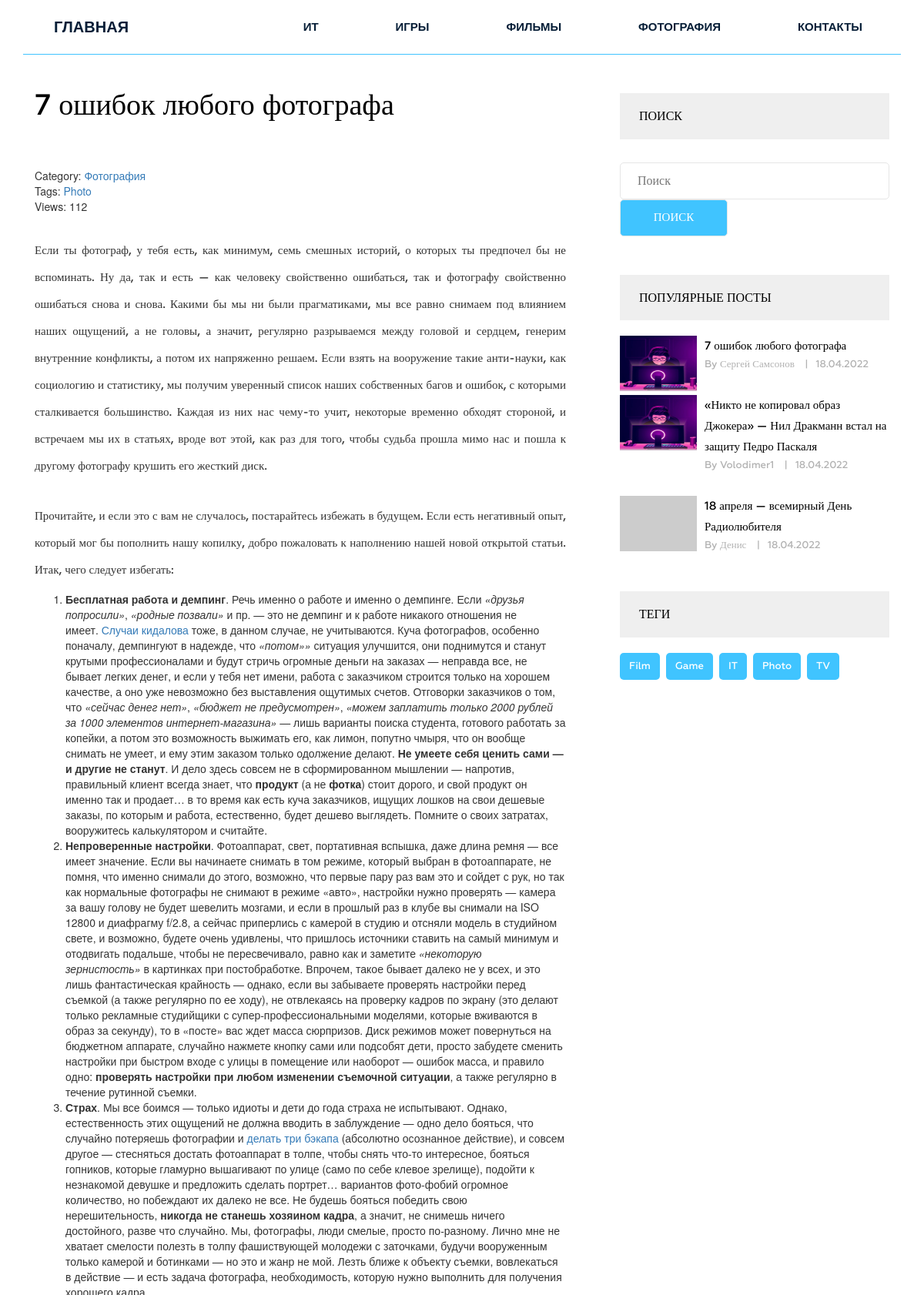
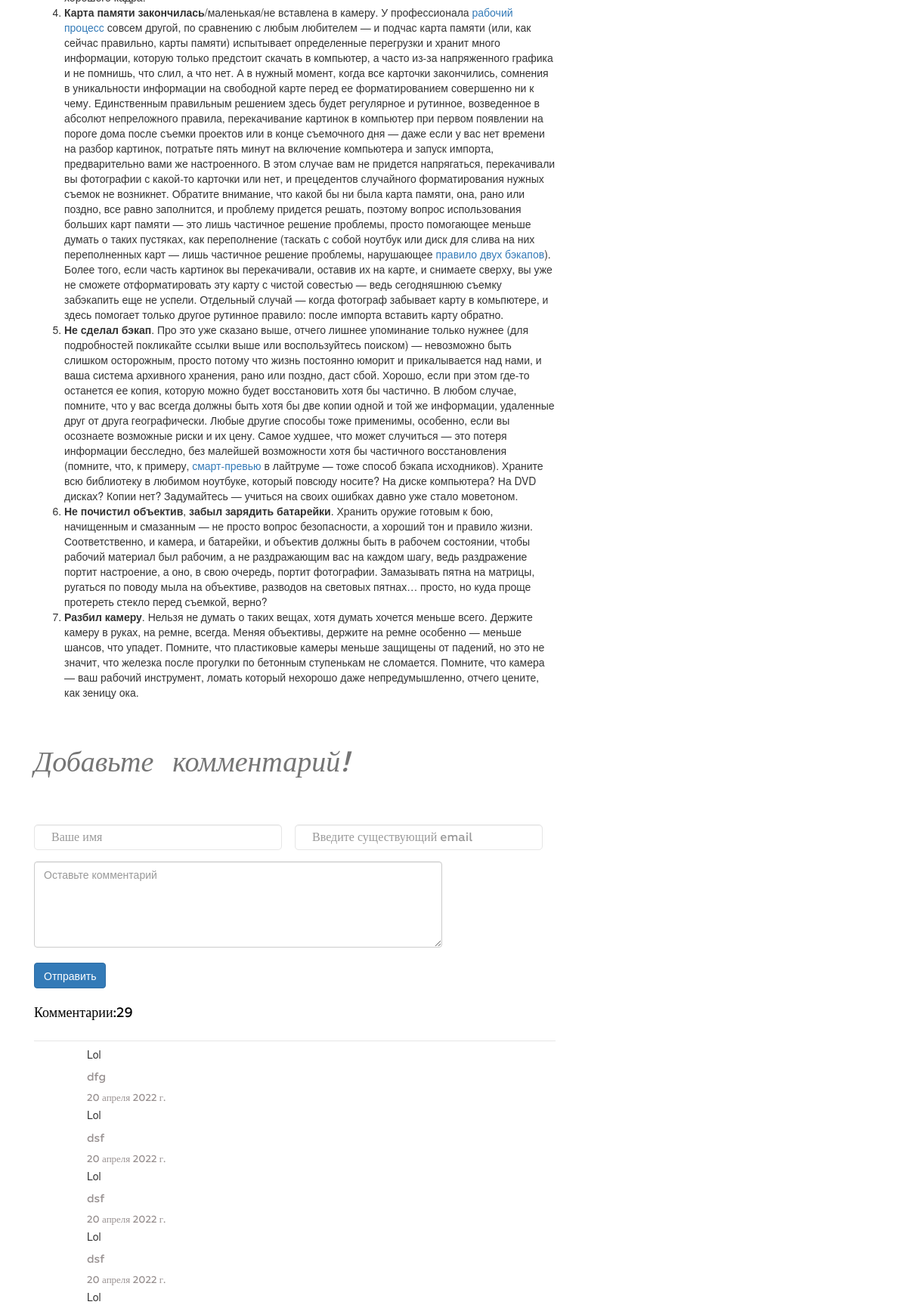
The app's page /post/7-oshibok-lyubogo-fotografa/ (upper part) with its own data (2 pictures, top to bottom).
### blog/models.py (models this page shows, shortened)
class Category(models.Model):
    title = models.CharField(max_length=255)
    slug = models.SlugField(max_length=255, verbose_name='url', unique=True)
    def __str__(self):
        return self.title
    def get_absolute_url(self):
        return reverse('category', kwargs={"slug": self.slug})
    class Meta:
        verbose_name = 'Категория(ю)'
        verbose_name_plural = 'Категории'
        ordering = ['title']

class Post(models.Model):
    title = models.CharField(max_length=255)
    slug = models.SlugField(max_length=255, verbose_name='url', unique=True)
    author = models.CharField(max_length=255)
    content = models.TextField(blank=True)
    created_at = models.DateTimeField(auto_now_add=True, verbose_name='Опубликовано')
    photo = models.ImageField(upload_to='photos/%Y/%m/%d', blank=True)
    views = models.IntegerField(default=0, verbose_name='Кол-во просмотров')
    category = models.ForeignKey(Category, on_delete=models.PROTECT, related_name='posts')
    tags = models.ManyToManyField(Tag, blank=True, related_name='posts')
    def get_absolute_url(self):
        return reverse('post', kwargs={"slug": self.slug})
    class Meta:
        verbose_name = 'Статья(ю)'
        verbose_name_plural = 'Статьи'
        ordering = ['-created_at']

class Tag(models.Model):
    title = models.CharField(max_length=50)
    slug = models.SlugField(max_length=50, verbose_name='url', unique=True)
    class Meta:
        verbose_name = 'Тег'
        verbose_name_plural = 'Теги'
        ordering = ['title']
    def get_absolute_url(self):
        return reverse('tag', kwargs={"slug": self.slug})

class Comment(models.Model):
    author = models.CharField(max_length=60)
    body = models.TextField()
    email = models.EmailField()
    created_on = models.DateTimeField(auto_now_add=True)
    post = models.ForeignKey('Post', on_delete=models.CASCADE, related_name='comments')

### blog/views.py (the view, shortened to what this page needs)
# urls.py: path('post/<str:slug>/', GetPost.as_view(), name='post'),
class GetPost(FormMixin, DetailView):
    model = Post
    template_name = 'blog/single.html'
    context_object_name = 'post'
    form_class = CommentForm
    def get_context_data(self, *, object_list=None, **kwargs):
        context = super().get_context_data(**kwargs)
        self.object.views = F('views') + 1
        self.object.save()
        self.object.refresh_from_db()
        return context
    def post(self, request, *args, **kwargs):
        form = self.get_form()
        form = self.get_form()
        if form.is_valid():
            return self.form_valid(form)
        else:
            return self.form_invalid(form)

### blog/forms.py
class CommentForm(forms.Form):
    author = forms.CharField(
        max_length=60,
        widget=forms.TextInput(attrs={
            "class": "form-control",
            "placeholder": "Ваше имя"
        })
    )
    body = forms.CharField(widget=forms.Textarea(
        attrs={
            'rows': 5,
            'cols': 10,
            "class": "form-control",
            "placeholder": "Оставьте комментарий"
        })
    )
    email = forms.EmailField(widget=forms.EmailInput(
        attrs={
            "class": "form-control",
            "placeholder": "Введите существующий email"
        })
    )

### blog/templatetags/menu.py (called while the page is built)
@register.inclusion_tag('blog/menu_tpl.html')
def show_menu(menu_class='menu'):
    categories = Category.objects.all()
    return {"categories": categories, "menu_class": menu_class}

### blog/templatetags/sidebar.py (called while the page is built)
@register.inclusion_tag('blog/popular_posts_tpl.html')
def get_popular(cnt=3):
    posts = Post.objects.order_by('-views')[:cnt]
    return {'posts': posts}

@register.inclusion_tag('blog/tags_tpl.html')
def get_tags():
    tags = Tag.objects.all()
    return {'tags': tags}

### blog/templates/blog/single.html (shortened to what this page needs)
{% extends 'base.html' %}
{% load static %}
{% load sidebar %}
{% block content %}
<section class="single-blog-area">
    <div class="container">
        <div class="row">
            <div class="col-md-12">
                <div class="border-top">
                    <div class="col-md-8">
                        <div class="blog-area">
                            <div class="blog-area-part">
                                <h2>{{ post.title }}</h2>
                                <div class="single-content">
                                    <div>
                                        <span>Category: <a href="{{ post.category.get_absolute_url }}">{{ post.category }}</a></span>
                                        <br>
                                        {% if post.tags.exists %}
                                        <span>
                                            Tags:
                                            {% for tag in post.tags.all %}
                                            <a href="{{ tag.get_absolute_url }}">{{ tag.title }}</a>
                                            {% endfor %}
                                        </span>
                                        <br>
                                        {% endif %}
                                        <span>Views: {{ post.views }}</span>
                                    </div>
                                    {{ post.content|safe }}
                                </div>
                            </div>
                            <br>
                            <h3>Добавьте комментарий!</h3>
                            <form method="post">
                                <div class="name">
                                    {{ form.author }}
                                </div>
                                <div class="email">
                                    {{ form.email }}
                                </div>
                                <div class="comment" >
                                    {{ form.body }}
                                </div>
                                <br>
                                <button type="submit" class="btn btn-primary">Отправить</button>
                            </form>
                            <div class="commententries">
                                <h3>Комментарии:{{ post.comments.all.count }}</h3>
                                {% for comment in post.comments.all %}
                                <article class="comment">
                                    <section class="comment-details">
                                        <div class="author-name">
                                            <h5>{{ comment.author }}</h5>
                                            <div class="comment-body">
                                                <p>{{ comment.body }}</p>
                                            </div>
                                            <p>{{comment.created_on.date }}&nbsp;</p>
                                        </div>
                                    </section>
                                </article>
                                {% endfor %}
                            </div>
                        </div>
                    </div>
                    <div class="col-md-4">
                        <div class="newsletter">
                            <h2 class="sidebar-title">Поиск</h2>
                            <form action="{% url 'search' %}" method="get">
                                <input type="text" name="s" placeholder="Поиск">
                                <input type="submit" value="Поиск">
                            </form>
                        </div>
                        {% get_popular 3 %}
                        {% get_tags %}
                    </div>
                </div>
            </div>
        </div>
</section>
{% endblock %}

### blog/templates/blog/menu_tpl.html
<div class="{{ menu_class }}">
    <ul>
        {% for item in categories %}
        <li><a href="{{ item.get_absolute_url }}">{{ item.title }}</a></li>
        {% endfor %}
        <li><a href="{% url 'contact' %}">Контакты</a></li>
    </ul>
</div>

### blog/templates/blog/popular_posts_tpl.html
<h2 class="sidebar-title">Популярные посты</h2>
<div class="grid">
    {% for post in posts %}
    <div class="portfolio-item popular">
        {% if post.photo %}
        <img src="{{ post.photo.url }}" alt="{{ post.title }}">
        {% else %}
        <img src="https://picsum.photos/id/1060/300/201/?blur=2" alt="{{ post.title }}">
        {% endif %}
        <div class="portfolio-text">
            <h5><a href="{{ post.get_absolute_url }}">{{ post.title }}</a></h5>
            <p>By {{ post.author }} <span>|</span>{{ post.created_at|date:"d.m.Y" }}</p>
        </div>
    </div>
    {% endfor %}
</div>

### blog/templates/blog/tags_tpl.html
<div class="tags">
    <h2 class="sidebar-title">Теги</h2>
    {% for tag in tags %}
    <p><a href="{{tag.get_absolute_url }}">{{ tag.title }}</a></p>
    {% endfor %}
</div>

### siteblog/static/css/contact.css (style rules this page uses)
* { box-sizing: border-box; }

### siteblog/static/style.css (style rules this page uses)
.wrapper header.header .menu { margin: 0 }
.wrapper header.header .menu ul { float: right; margin: 0; padding: 0; margin-right: 4px; }
.wrapper header.header .menu ul li { display: inline-block; list-style: outside none none; margin: 0 -4px 0 0; }
.wrapper header.header .menu ul li a { color: rgb(6, 30, 55); font-family: "Raleway", sans-serif; font-size: 15px; font-weight: 600; line-height: 70px; padding: 26px 50px; text-decoration: none; text-transform: uppercase; }
.single-blog-area { margin-bottom: 100px; }
.single-blog-area .border-top { border-top: 1px solid #40c4ff; }
.single-blog-area h2 { color: #010101; font-family: Geometria; font-size: 38px; font-weight: 500; margin-bottom: 60px; margin-top: 45px; }
.single-blog-area p { font-family: Geometria; font-size: 15px; font-weight: 500; line-height: 35px; position: relative; text-align: justify; }
.single-blog-area .blog-area-part p { margin-top: 30px; }
.single-blog-area h3 { color: #757575; font-family: Geometria; font-size: 38px; font-style: italic; font-weight: 500; line-height: 65px; margin-bottom: 25px; word-spacing: 15px; }
.single-blog-area img { width: 100% }
.single-blog-area .blog-area { margin-right: 40px; }
.single-blog-area .commententries h3 { color: #000; font-family: Geometria; font-size: 18px; font-style: normal; font-weight: 500; margin: 0; padding-bottom: 5px; position: relative; }
.single-blog-area .commententries h3::before { background: #e6e6e6 none repeat scroll 0 0; content: ""; height: 1px; position: absolute; width: 100%; bottom: 0; }
.single-blog-area .commententries .author-name p { color: #000; font-family: Geometria; font-size: 13px; font-weight: 500; line-height: 10px; color: #989191 }
.single-blog-area .commententries .comment-body p { font-family: Geometria; font-size: 15px; font-weight: 500; line-height: 25px; color: #989191 }
.commententries .comment-details { margin-left: 70px; }
.single-blog-area form input { border: 1px solid #e6e6e6; margin: 0; padding: 12px 22px; border-radius: 5px; width: 100% }
.single-blog-area form input[placeholder] { color: #000; font-family: Geometria; font-size: 16px; font-weight: 500; }
.single-blog-area form .name { float: left; margin-bottom: 15px; width: 50%; }
.single-blog-area form .email { width: 50%; float: right; }
.single-blog-area form .name input { width: 95%; }
.single-blog-area form .email input { width: 95%; }
.single-blog-area form .comment { margin-right: 150px; }
.single-blog-area form { margin: 50px 0 0; position: relative; }
.grid .portfolio-item { margin-bottom: 30px; }
.grid .portfolio-item img { float: left; height: 72px; width: 72px; }
.single-blog-area .grid .portfolio-item .portfolio-text { margin-left: 110px; }
.single-blog-area .grid .portfolio-item .portfolio-text h5 { margin: 0 }
.single-blog-area .grid .portfolio-item .portfolio-text h5 a { color: #000; font-family: Geometria; font-size: 15px; font-weight: 500; line-height: 27px; text-decoration: none; }
.single-blog-area .grid .portfolio-item .portfolio-text p { font-family: Geometria; font-size: 13px; font-weight: 500; line-height: 20px; color: #b2b2b2; }
.single-blog-area .grid .portfolio-item .portfolio-text p span { margin: 0 10px; }
.single-blog-area h2.sidebar-title { background: #efefef none repeat scroll 0 0; color: #000; font-family: Geometria; font-size: 16px; font-weight: 500; margin-bottom: 20px; margin-top: 50px; padding: 21px 25px; text-transform: uppercase; }
.single-blog-area .tags p { background: #40c4ff none repeat scroll 0 0; border-radius: 5px; display: inline-block; font-family: Geometria; font-size: 13px; font-weight: 500; margin-right: 4px; padding: 0 12px; margin-bottom: 7px; }
.single-blog-area .tags p a { color: #fff; display: inline-block; text-decoration: none; }
.single-blog-area .newsletter form { margin: 30px 0 0; }
.single-blog-area .newsletter input[type="submit"] { width: 40%; background: #40c4ff; color: #fff; text-transform: uppercase; font-family: Geometria; font-size: 15px; font-weight: 500; }
.grid .portfolio-item img { width: 100px; }

### records on screen
Category: title "ИТ"
Category: title "ИГРЫ"
Category: title "ФИЛЬМЫ"
Category: title "ФОТОГРАФИЯ"
Post: title "7 ошибок любого фотографа", category "Фотография", views "112", content "Если ты фотограф, у тебя есть, как минимум, семь смешных историй, о которых ты предпочел бы не вспоминать. Ну да, так и есть — как человеку свойственно ошибаться, так и фотографу свойственно ошибаться снова и снова. Какими бы мы ни были прагматиками, мы все равно снимаем под влиянием наших ощущений, а не головы, а значит, регулярно разрываемся между головой и сердцем, генерим внутренние конфликты, а потом их напряженно решаем. Если взять на вооружение такие анти-науки, как социологию и статистику, мы получим уверенный список наших собственных багов и ошибок, с которыми сталкивается большинство. Каждая из них нас чему-то учит, некоторые временно обходят стороной, и встречаем мы их в статьях,…", comments.all.count "29", photo (picture), author "Сергей Самсонов", created_at "18.04.2022"
Tag: title "Photo"
Comment: author "Lol", body "dfg", created_on "20 апреля 2022 г."
Comment: author "Lol", body "dsf", created_on "20 апреля 2022 г."
Comment: author "Lol", body "dsf", created_on "20 апреля 2022 г."
Comment: author "Lol", body "dsf", created_on "20 апреля 2022 г."
Comment: author "Lol"
Post: photo (picture), title "«Никто не копировал образ Джокера» — Нил Дракманн встал на защиту Педро Паскаля", author "Volodimer1", created_at "18.04.2022"
Post: title "18 апреля — всемирный День Радиолюбителя", author "Денис", created_at "18.04.2022"
Tag: title "Film"
Tag: title "Game"
Tag: title "IT"
Tag: title "TV"
